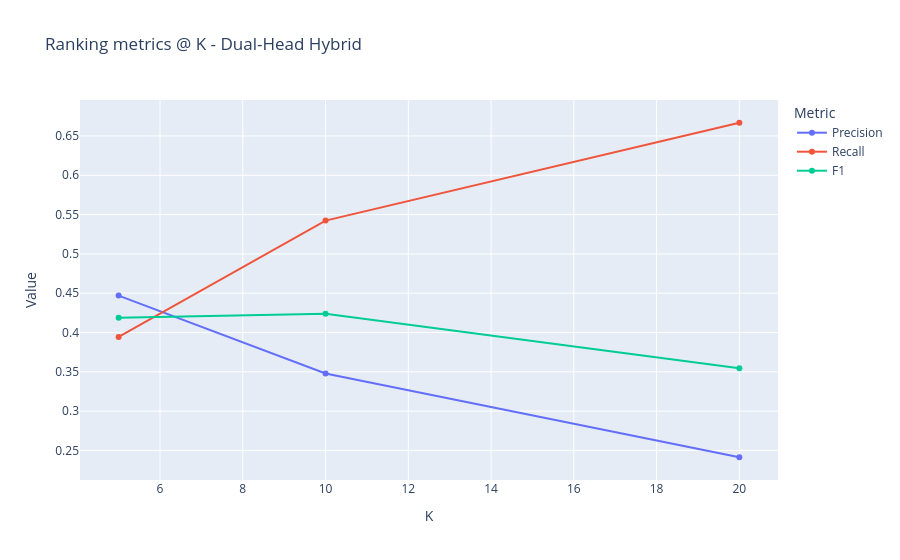

Source (notebook cell):
### Markdown cell above
## Ranking metrics @ K

### Code cell
save_fig(ranking_curve(m, "Dual-Head Hybrid"), "eval_dualhead_ranking")

### Figure 1 — Plotly figure (JSON) as saved in the notebook; plotly's stock layout.template omitted (floating-point values rounded to 4 significant figures)
{"data": [{"hovertemplate": "Metric=Precision<br>K=%{x}<br>Value=%{y}<extra></extra>", "legendgroup": "Precision", "line": {"color": "#636efa", "dash": "solid"}, "marker": {"symbol": "circle"}, "mode": "lines+markers", "name": "Precision", "orientation": "v", "showlegend": true, "type": "scatter", "x": [5, 10, 20], "xaxis": "x", "y": [0.4469, 0.3479, 0.2413], "yaxis": "y"}, {"hovertemplate": "Metric=Recall<br>K=%{x}<br>Value=%{y}<extra></extra>", "legendgroup": "Recall", "line": {"color": "#EF553B", "dash": "solid"}, "marker": {"symbol": "circle"}, "mode": "lines+markers", "name": "Recall", "orientation": "v", "showlegend": true, "type": "scatter", "x": [5, 10, 20], "xaxis": "x", "y": [0.3943, 0.5423, 0.6668], "yaxis": "y"}, {"hovertemplate": "Metric=F1<br>K=%{x}<br>Value=%{y}<extra></extra>", "legendgroup": "F1", "line": {"color": "#00cc96", "dash": "solid"}, "marker": {"symbol": "circle"}, "mode": "lines+markers", "name": "F1", "orientation": "v", "showlegend": true, "type": "scatter", "x": [5, 10, 20], "xaxis": "x", "y": [0.4189, 0.4239, 0.3544], "yaxis": "y"}], "layout": {"legend": {"title": {"text": "Metric"}, "tracegroupgap": 0}, "title": {"text": "Ranking metrics @ K - Dual-Head Hybrid"}, "xaxis": {"anchor": "y", "domain": [0, 1], "title": {"text": "K"}}, "yaxis": {"anchor": "x", "domain": [0, 1], "title": {"text": "Value"}}}}
